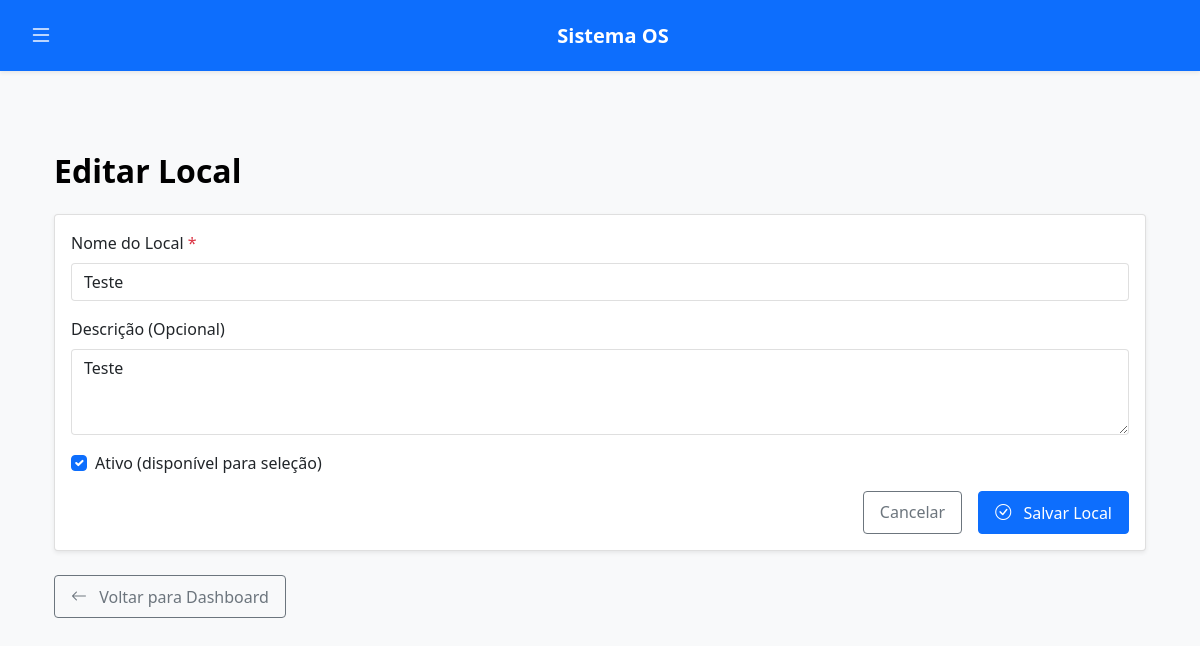
/admin/locais/editar/1 (signed in), run on the app's committed database.
### tables this page shows
CREATE TABLE locais (
            id INTEGER PRIMARY KEY AUTOINCREMENT,
            nome TEXT NOT NULL UNIQUE,
            descricao TEXT,
            ativo BOOLEAN DEFAULT 1,
            data_criacao TEXT DEFAULT CURRENT_TIMESTAMP
        );

### app.py (the view, shortened to what this page needs)
@app.route('/admin/locais/editar/<int:id>', methods=['GET', 'POST'])
def editar_local(id):
    if session.get('tipo') not in ['admin', 'master-admin']:
        flash('Acesso não autorizado.', 'danger')
        return redirect(url_for('login'))
    conn = get_db() # Mova a obtenção da conexão para o início
    cursor = conn.cursor()
    cursor.execute("SELECT * FROM locais WHERE id = ?", (id,))
    local_data = cursor.fetchone()
    conn.close() # Fechar a conexão após buscar os dados para o GET
    if not local_data:
        flash('Local não encontrado.', 'danger')
        return redirect(url_for('listar_locais'))
    return render_template('administrador/form_local.html', local=local_data)

### app.py (called while the page is built)
def get_db():
    if 'db' not in g:
        g.db = sqlite3.connect('db/os.db')
        g.db.row_factory = sqlite3.Row
        g.db.execute("PRAGMA journal_mode=WAL")
        g.db.execute("PRAGMA busy_timeout=5000")
    return g.db

### templates/administrador/form_local.html (shortened to what this page needs)
{% extends "base.html" %}
{% block content %}
<div class="container">
    <h2 class="my-4">{{ 'Editar' if local else 'Adicionar Novo' }} Local</h2>
    <div class="card">
        <div class="card-body">
            <form method="POST">
                <div class="mb-3">
                    <label for="nome" class="form-label">Nome do Local <span class="text-danger">*</span></label>
                    <input type="text" class="form-control" id="nome" name="nome" value="{{ local.nome if local else '' }}" required>
                </div>
                <div class="mb-3">
                    <label for="descricao" class="form-label">Descrição (Opcional)</label>
                    <textarea class="form-control" id="descricao" name="descricao" rows="3">{{ local.descricao if local else '' }}</textarea>
                </div>
                <div class="mb-3 form-check">
                    <input type="checkbox" class="form-check-input" id="ativo" name="ativo" value="1" {% if local and local.ativo or not local %}checked{% endif %}>
                    <label class="form-check-label" for="ativo">Ativo (disponível para seleção)</label>
                </div>
                <div class="d-grid gap-2 d-md-flex justify-content-md-end">
                    <a href="{{ url_for('listar_locais') }}" class="btn btn-outline-secondary me-md-2">Cancelar</a>
                    <button type="submit" class="btn btn-primary">
                        <i class="bi bi-check-circle"></i> Salvar Local
                    </button>
                </div>
            </form>
        </div>
    </div>
    <div class="mt-3">
        <a href="{{ url_for('admin_dashboard') }}" class="btn btn-outline-secondary">
            <i class="bi bi-arrow-left"></i> Voltar para Dashboard
        </a>
    </div>
</div>
{% endblock %}

### static/style.css (style rules this page uses)
:root { --bs-body-bg-light: #f8f9fa; --bs-body-color-light: #212529; --bs-emphasis-color-light: #000; --card-bg-light: #ffffff; --card-border-color-light: rgba(0, 0, 0, 0.125); --card-header-bg-light: #f8f9fa; --card-header-color-light: #212529; --navbar-bg-light: #0d6efd; --navbar-color-light: rgba(255, 255, 255, 0.75); --navbar-brand-color-light: #ffffff; --navbar-hover-color-light: #ffffff; --offcanvas-bg-light: #f8f9fa; --offcanvas-color-light: #212529; --offcanvas-link-hover-bg-light: #e9ecef; --offcanvas-link-hover-color-light: #0d6efd; --table-header-bg-light: #f8f9fa; --table-header-color-light: #212529; --form-control-focus-border-light: #86b7fe; --form-control-focus-shadow-light: rgba(13, 110, 253, 0.25); --link-color-light: #0d6efd; --link-hover-color-light: #0a58ca; }
body { background-color: var(--bs-body-bg-light); color: var(--bs-body-color-light); padding-top: 56px; }
.card { box-shadow: 0 0.125rem 0.25rem rgba(0, 0, 0, 0.075); margin-bottom: 1.5rem; border: 1px solid var(--card-border-color-light); background-color: var(--card-bg-light); }
.form-control, .form-select { background-color: var(--card-bg-light); color: var(--bs-body-color-light); border: 1px solid var(--card-border-color-light); }
.btn { font-weight: 500; padding: 0.5rem 1rem; }
.btn i, .btn .bi { margin-right: 0.5rem; vertical-align: text-bottom; }
a { color: var(--link-color-light); text-decoration: none; }
h1, h2, h3, h4, h5, h6 { color: var(--bs-emphasis-color-light); font-weight: 600; }
.container { padding-top: 1.5rem; padding-bottom: 2rem; }

### templates/base.html (style rules this page uses)
body { padding-top: 56px; }

### data on the page
locais: nome "Teste", descricao "Teste", ativo "☑"

### other printed values
{{ 'Editar' if local else 'Adicionar Novo' }} "Editar"
